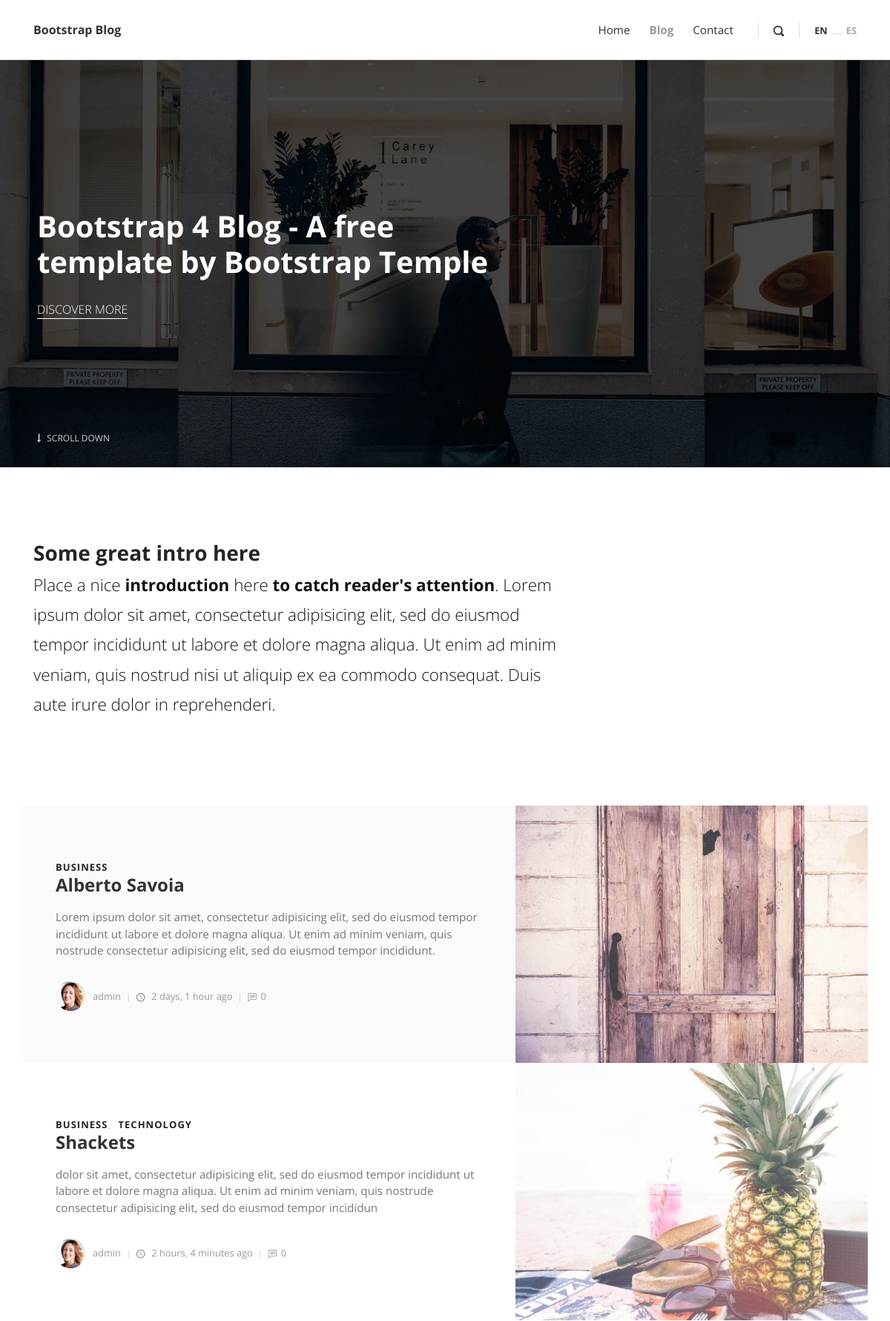
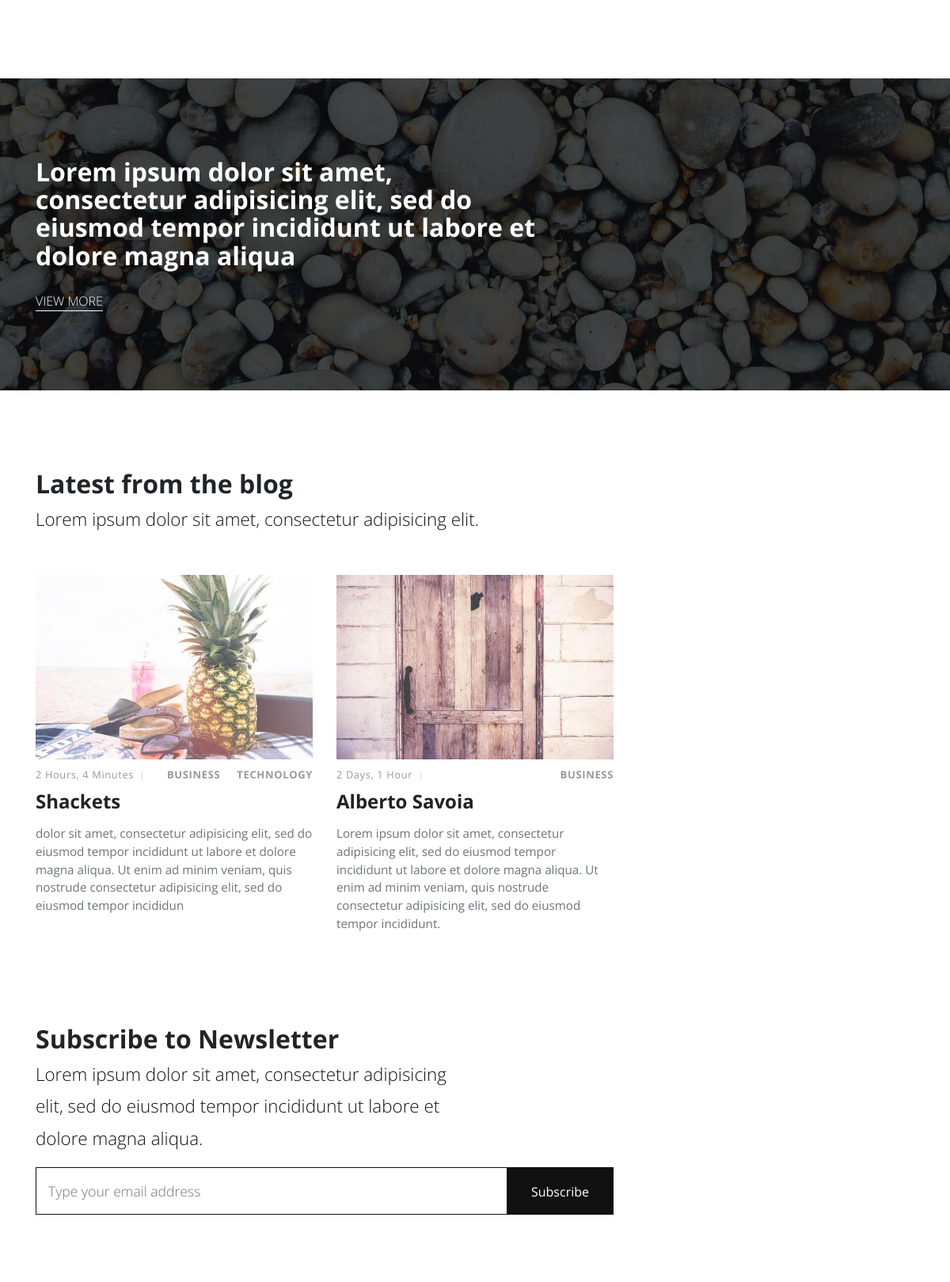
The page / (upper part) on the database its author committed (2 pictures, top to bottom).
### post/models.py (models this page shows, shortened)
class Category(models.Model):
    title = models.CharField(max_length=200)
    class Meta:
        verbose_name = 'Category'
        verbose_name_plural = 'Categories'
    def __str__(self):
        return self.title

class Post(models.Model):
    title = models.CharField(max_length=200)
    overview = models.TextField(_("overview"))
    content = models.TextField(_("content"))
    timestamp = models.DateTimeField(_("timestamp"), auto_now_add=True)
    author = models.ForeignKey(Author, verbose_name=_("author"), related_name='post_author', on_delete=models.CASCADE)
    thumbnail = models.ImageField(_("thumbnail"), upload_to='post/' , blank=True , null=True)
    category = models.ManyToManyField(Category, verbose_name=_("category"))
    featured = models.BooleanField(_("featured") , default=False)
    previous_post = models.ForeignKey("self", verbose_name=_("previous post"), related_name='previous', on_delete=models.SET_NULL , null=True , blank=True)
    next_post = models.ForeignKey("self", verbose_name=_("next post"),  related_name = 'next' ,on_delete=models.SET_NULL , null=True , blank=True)
    class Meta:
        verbose_name = _("Post")
        verbose_name_plural = _("Posts")
    @property
    def comment_count(self):
        return Comment.objects.filter(post=self).count()

class Author(models.Model):
    user = models.OneToOneField(User, verbose_name=_("user"), on_delete=models.CASCADE)
    profile_img = models.ImageField(_("profile image "), upload_to='author/' , blank=True , null=True)
    class Meta:
        verbose_name = _("Author")
        verbose_name_plural = _("Authors")
    def __str__(self):
        return self.user.username

### home/views.py (the view)
# urls.py: path('' , views.index , name='index'),
def index(request):
    object_list = Post.objects.filter(featured=True)
    latest = Post.objects.order_by('-timestamp')[:2]
    if request.method == 'POST':
        email = request.POST['email']
        new_signup = Signup()
        new_signup.email = email
        new_signup.save()
    context = {
        'object_list': object_list,
        'latest': latest
    }
    return render(request , 'index.html', context)

### templates/index.html (shortened to what this page needs)
{% extends 'base.html' %}
{% load static %}
{% block content %}
    <section style="background: url({% static 'img/hero.jpg' %}); background-size: cover; background-position: center center" class="hero">
      <div class="container">
        <div class="row">
          <div class="col-lg-7">
            <h1>Bootstrap 4 Blog - A free template by Bootstrap Temple</h1><a href="#" class="hero-link">Discover More</a>
          </div>
        </div><a href=".intro" class="continue link-scroll"><i class="fa fa-long-arrow-down"></i> Scroll Down</a>
      </div>
    </section>
    <section class="intro">
      <div class="container">
        <div class="row">
          <div class="col-lg-8">
            <h2 class="h3">Some great intro here</h2>
            <p class="text-big">Place a nice <strong>introduction</strong> here <strong>to catch reader's attention</strong>. Lorem ipsum dolor sit amet, consectetur adipisicing elit, sed do eiusmod tempor incididunt ut labore et dolore magna aliqua. Ut enim ad minim veniam, quis nostrud nisi ut aliquip ex ea commodo consequat. Duis aute irure dolor in reprehenderi.</p>
          </div>
        </div>
      </div>
    </section>
    <section class="featured-posts no-padding-top">
      <div class="container">
        {% for obj in  object_list %}
        <div class="row d-flex align-items-stretch">
          <div class="text col-lg-7">
            <div class="text-inner d-flex align-items-center">
              <div class="content">
                <header class="post-header">
                  <div class="category">
                    {% for cat in obj.category.all  %}
                    <a href="#">{{ cat }}</a>
                    {% endfor %}
                   </div><a href="post.html">
                    <h2 class="h4">{{ obj.title }}</h2></a>
                </header>
                <p>
                  {{ obj.overview  }}
                </p>
                <footer class="post-footer d-flex align-items-center"><a href="#" class="author d-flex align-items-center flex-wrap">
                    <div class="avatar"><img src="{{ obj.author.profile_img.url }} " alt="..." class="img-fluid"></div>
                    <div class="title"><span>{{ obj.author }} </span></div></a>
                  <div class="date"><i class="icon-clock"></i> {{ obj.timestamp|timesince }} ago</div>
                  <div class="comments"><i class="icon-comment"></i>{{ obj.comment_count }} </div>
                </footer>
              </div>
            </div>
          </div>
          {% if forloop.first or forloop.last %}
          <div class="image col-lg-5"><img src="{{ obj.thumbnail.url }}" alt="..."></div>
          {% endif %}
        </div>
        {% endfor %}
      </div>
    </section>
    <section style="background: url({% static 'img/divider-bg.jpg' %}); background-size: cover; background-position: center bottom" class="divider">
      <div class="container">
        <div class="row">
          <div class="col-md-7">
            <h2>Lorem ipsum dolor sit amet, consectetur adipisicing elit, sed do eiusmod tempor incididunt ut labore et dolore magna aliqua</h2><a href="#" class="hero-link">View More</a>
          </div>
        </div>
      </div>
    </section>
    <section class="latest-posts">
      <div class="container">
        <header>
          <h2>Latest from the blog</h2>
          <p class="text-big">Lorem ipsum dolor sit amet, consectetur adipisicing elit.</p>
        </header>
        <div class="row">
          {% for obj in latest %}
          <div class="post col-md-4">
            <div class="post-thumbnail"><a href="/"><img src="{{ obj.thumbnail.url }}" alt="..." class="img-fluid"></a></div>
            <div class="post-details">
              <div class="post-meta d-flex justify-content-between">
                <div class="date">{{ obj.timestamp|timesince}}</div>
                {% for cat in obj.category.all  %}
                <div class="category"><a href="#">{{ cat }} </a></div>
                {% endfor %}
              </div><a href="post.html">
                <h3 class="h4">{{ obj.title }}</h3></a>
              <p class="text-muted">{{ obj.overview }}  </p>
            </div>
          </div>
          {% endfor %}
        </div>
      </div>
    </section>
    <section class="newsletter no-padding-top">
      <div class="container">
        <div class="row">
          <div class="col-md-6">
            <h2>Subscribe to Newsletter</h2>
            <p class="text-big">Lorem ipsum dolor sit amet, consectetur adipisicing elit, sed do eiusmod tempor incididunt ut labore et dolore magna aliqua.</p>
          </div>
          <div class="col-md-8">
            <div class="form-holder">
              <form action="." method="POST">
                <div class="form-group">
                  <input type="email" name="email" id="email" placeholder="Type your email address">
                  <button type="submit" class="submit">Subscribe</button>
                </div>
              </form>
            </div>
          </div>
        </div>
      </div>
    </section>
{% endblock content %}

### rows shown on the page
Post: title "Alberto Savoia", overview "Lorem ipsum dolor sit amet, consectetur adipisicing elit, sed do eiusmod tempor incididunt ut labore et dolore magna aliqua. Ut enim ad minim veniam, quis nostrude consectetur adipisicing elit, sed do eiusmod tempor incididunt.", author.profile_img (picture), author "admin", timestamp "2 days, 1 hour", comment_count "0", thumbnail (picture), timestamp "2 Days, 1 Hour"
Category: title "BUSINESS"
Post: title "Shackets", overview "dolor sit amet, consectetur adipisicing elit, sed do eiusmod tempor incididunt ut labore et dolore magna aliqua. Ut enim ad minim veniam, quis nostrude consectetur adipisicing elit, sed do eiusmod tempor incididun", author.profile_img (picture), author "admin", timestamp "2 hours, 4 minutes", comment_count "0", thumbnail (picture), timestamp "2 Hours, 4 Minutes"
Category: title "TECHNOLOGY"
